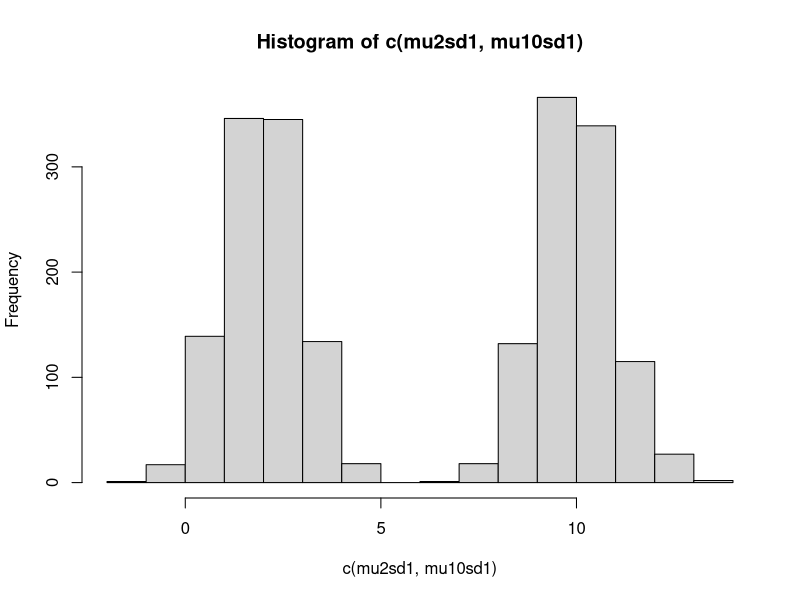
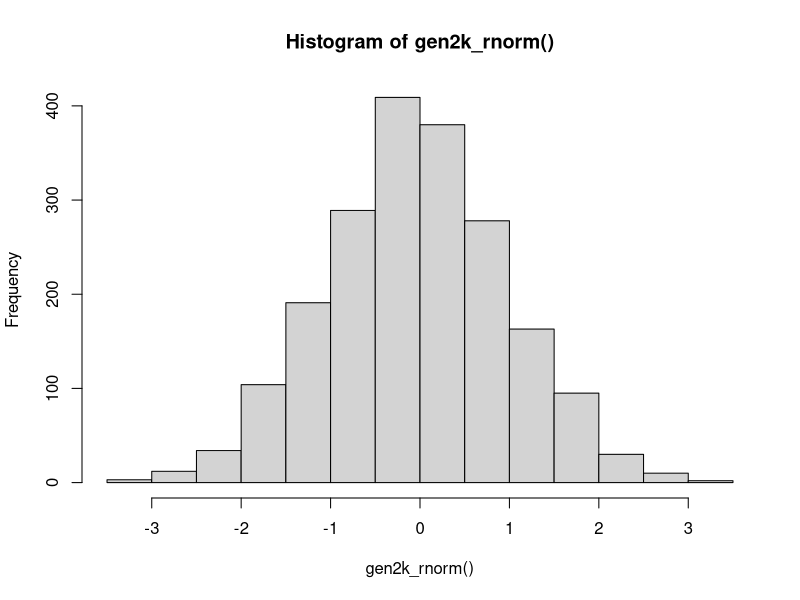
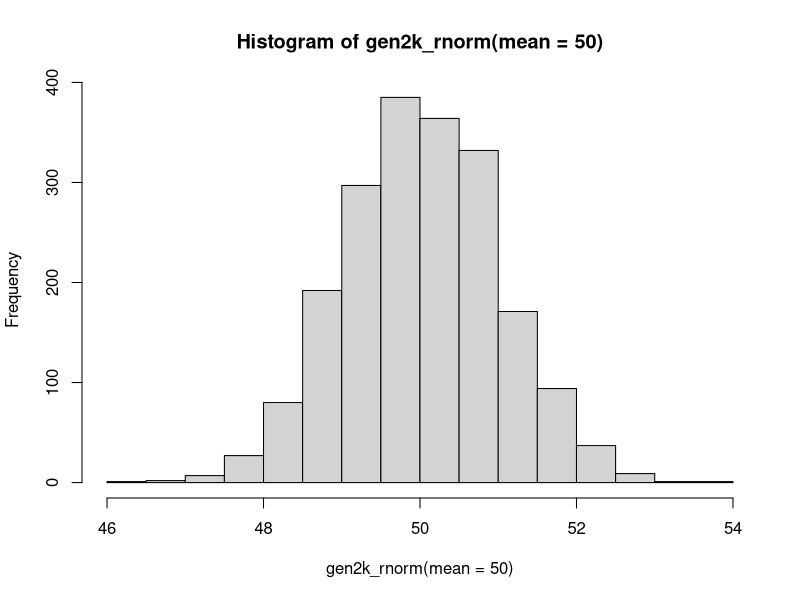

The R script that drew these images, in order:
## ---- chunk 1
add100 <- function(x) { return(x + 100) }
## ---- chunk 2
customadd <- function(z, fn) {
  return(fn(z))
}

customadd(55, add100)
## ---- chunk 3
customadd2 <- function(z, fn) {
  return( do.call(what = fn, args = list(x = z)))
}

customadd2(55, add100)
## ---- chunk 4
addfactory <- function(m) {
  return(
    function(x) { x + m }
  )
}
## ---- chunk 5
add200 <- addfactory(200)
add200(10)

add500 <- addfactory(500)
add500(10)
## ---- chunk 6
rnorm_factory <- function(n) {
  return(
    function(mu, sd) {
      rnorm(n, mu, sd)
    }
  )
}

gen1k_rnorm <- rnorm_factory(1000)
mu2sd1 <- gen1k_rnorm(2, 1)
mu10sd1 <- gen1k_rnorm(10, 1)
## ---- chunk 7
hist(c(mu2sd1, mu10sd1))
## ---- chunk 8
library(purrr)

gen2k_rnorm <- partial(rnorm, n = 2000)
length(gen2k_rnorm())

hist(gen2k_rnorm())

## ---- chunk 9
hist(gen2k_rnorm(mean = 50))
## ---- chunk 10
library(tibble)

params_tbl <- tibble(mu = c(1,5,10), sd = c(1,0.5,0.3))
purrr::pmap(params_tbl, function(mu,sd) {
  rnorm(10, mu, sd)
})
